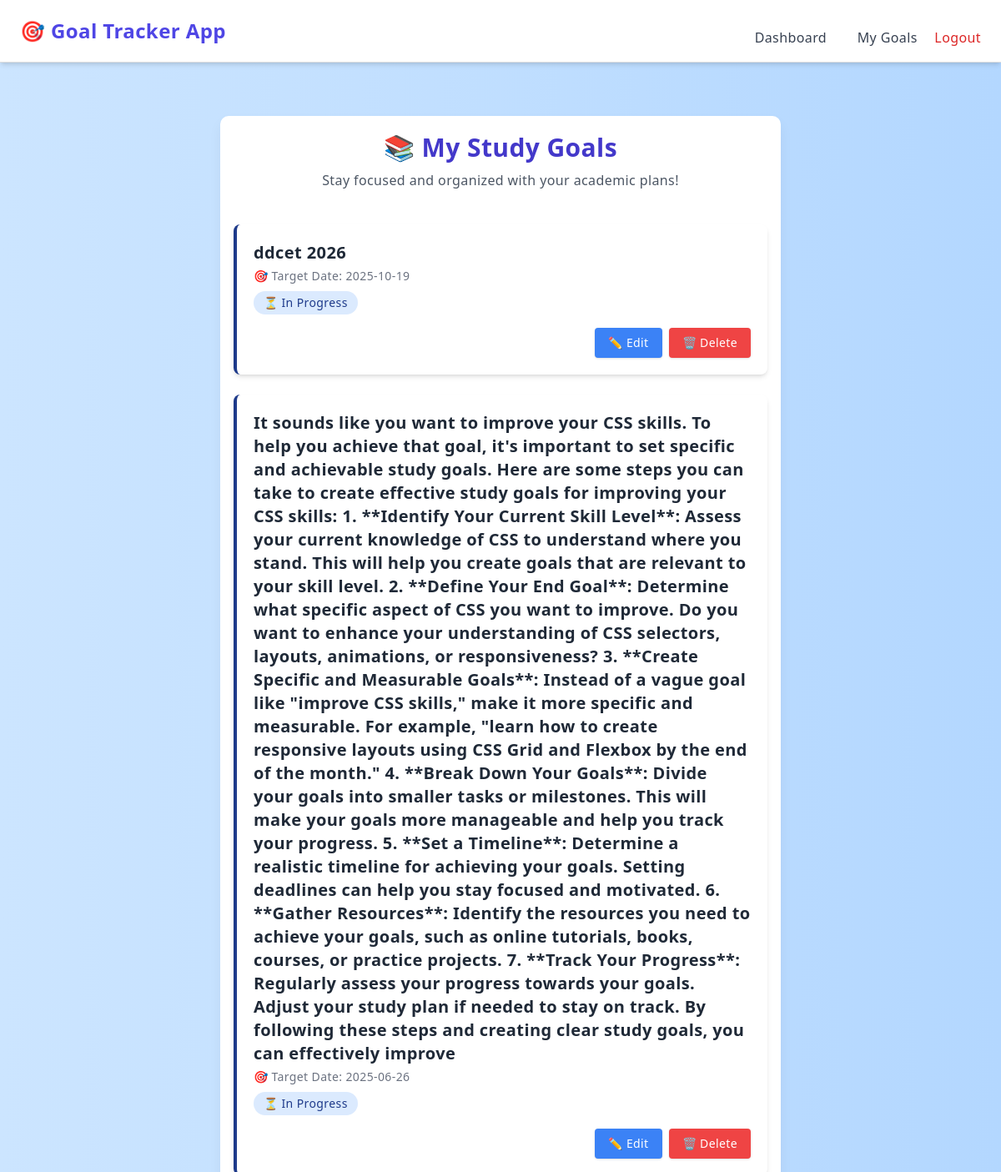
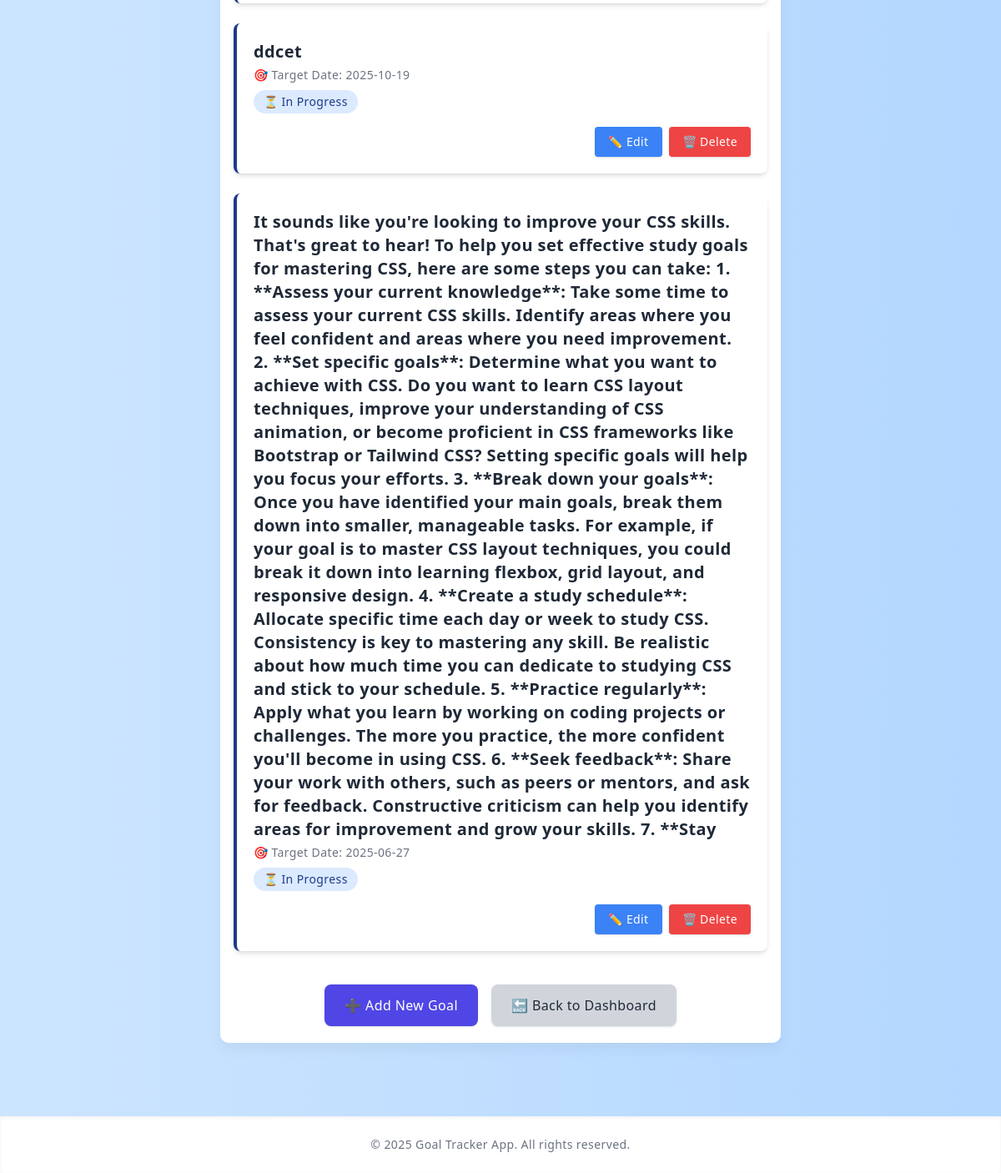
Page /goals (signed in) on the committed database (2 pictures, top to bottom).
### models.py (models this page shows, shortened)
class BaseModel(Model):
    class Meta:
        database = db

class StudyGoal(BaseModel):
    user = ForeignKeyField(User, backref='goals')
    title = CharField()
    description = TextField(null=True)
    target_date = DateField()
    created_date = DateTimeField(default=datetime.datetime.now)
    completed = BooleanField(default=False)

### app.py (the view)
@app.route('/goals')
def view_goals():
    user = get_current_user()
    if not user:
        flash('Please log in to view your goals.', 'warning')
        return redirect(url_for('login'))
    goals = StudyGoal.select().where(StudyGoal.user == user)
    return render_template('goals.html', goals=goals, user=user)

### app.py (called while the page is built)
@app.before_request
def before_request():
    db.connect()

@app.after_request
def after_request(response):
    if not db.is_closed():
        db.close()
    return response

def get_current_user():
    user_id = session.get('user_id')
    return User.get_or_none(User.id == user_id)

### templates/goals.html (shortened to what this page needs)
{% extends "base.html" %}
{% block content %}
<div class="container mx-auto mt-10 px-4 max-w-2xl">
    <div class="text-center mb-10">
        <h2 class="text-3xl font-bold text-indigo-700">📚 My Study Goals</h2>
        <p class="text-gray-600 mt-2">Stay focused and organized with your academic plans!</p>
    </div>
    {% if goals %}
        {% for goal in goals %}
        <div class="bg-white border-l-4 shadow-md rounded-lg p-5 mb-6
            {% if goal.completed %}border-green-500{% else %}border-blue-900{% endif %}">
            <div class="flex flex-col justify-between">
                <div>
                    <h3 class="text-xl font-semibold text-gray-800">{{ goal.title }}</h3>
                    <p class="text-sm text-gray-500 mt-1">🎯 Target Date: {{ goal.target_date }}</p>
                    <div class="mt-2">
                        {% if goal.completed %}
                            <span class="inline-block px-3 py-1 bg-green-100 text-green-700 text-sm rounded-full">
                                ✅ Completed
                            </span>
                        {% else %}
                            <span class="inline-block px-3 py-1 bg-blue-100 text-blue-900 text-sm rounded-full">
                                ⏳ In Progress
                            </span>
                        {% endif %}
                    </div>
                </div>
                <div class="flex justify-end gap-2 mt-4">
                    <a href="{{ url_for('edit_goal', goal_id=goal.id) }}"
                       class="px-4 py-2 bg-blue-500 hover:bg-blue-600 text-white rounded shadow text-sm">
                        ✏️ Edit
                    </a>
                    <form action="{{ url_for('delete_goal', goal_id=goal.id) }}" method="POST"
                          onsubmit="return confirm('Are you sure you want to delete this goal?');">
                        <button type="submit"
                                class="px-4 py-2 bg-red-500 hover:bg-red-600 text-white rounded shadow text-sm">
                            🗑️ Delete
                        </button>
                    </form>
                </div>
            </div>
        </div>
        {% endfor %}
    {% else %}
    <div class="text-center mt-10">
        <p class="text-lg text-gray-600">You haven’t added any goals yet. Let’s get started! 🚀</p>
    </div>
    {% endif %}
    <div class="flex justify-center mt-10 gap-4">
        <a href="{{ url_for('add_goal') }}"
           class="px-6 py-3 bg-indigo-600 hover:bg-indigo-700 text-white rounded-lg shadow">
            ➕ Add New Goal
        </a>
        <a href="{{ url_for('dashboard') }}"
           class="px-6 py-3 bg-gray-300 hover:bg-gray-400 text-gray-800 rounded-lg shadow">
            🔙 Back to Dashboard
        </a>
    </div>
</div>
{% endblock %}

### templates/base.html (shortened to what this page needs)
<!DOCTYPE html>
<html lang="en">
<head>
    <script src="https://cdn.tailwindcss.com"></script>
    <link href="https://cdn.jsdelivr.net/npm/bootstrap-icons@1.10.5/font/bootstrap-icons.css" rel="stylesheet">
    <link rel="stylesheet" href="{{ url_for('static', filename='css/style.css') }}">
</head>
<body class="bg-gray-100 font-sans leading-relaxed tracking-wide flex flex-col min-h-screen">
    <header class="bg-white shadow-md py-4 px-6 flex justify-between items-center">
        <h1 class="text-2xl font-bold text-indigo-600">🎯 Goal Tracker App</h1>
        <nav class="space-x-4">
            {% if session.get('user_id') %}
                <a href="{{ url_for('dashboard') }}" class="text-gray-700 hover:text-indigo-600 font-medium">Dashboard</a>
                <a href="{{ url_for('view_goals') }}" class="text-gray-700 hover:text-indigo-600 font-medium">My Goals</a>
                <a href="{{ url_for('logout') }}" class="text-red-600 hover:underline font-medium">Logout</a>
            {% else %}
                <a href="{{ url_for('login') }}" class="text-gray-700 hover:text-indigo-600 font-medium">Login</a>
                <a href="{{ url_for('register') }}" class="text-gray-700 hover:text-indigo-600 font-medium">Register</a>
            {% endif %}
        </nav>
    </header>
    <main class="flex-grow max-w-4xl mx-auto mt-6 px-4">
        {% block content %}{% endblock %}
    </main>
    <footer class="py-6 text-center text-gray-500 text-sm bg-white shadow-inner">
        &copy; 2025 Goal Tracker App. All rights reserved.
    </footer>
</body>
</html>

### static/css/style.css (style rules this page uses)
* { margin: 0; padding: 0; box-sizing: border-box; }
body { font-family: 'Segoe UI', Tahoma, Geneva, Verdana, sans-serif; background-color: #f0f2f5; color: #333; line-height: 1.6; }
.container { max-width: 900px; margin: 2rem auto; padding: 2rem; background-color: #ffffff; border-radius: 10px; box-shadow: 0 8px 16px rgba(0, 0, 0, 0.05); }
header { background-color: #ffffff; padding: 1rem 2rem; border-bottom: 1px solid #ddd; box-shadow: 0 2px 4px rgba(0, 0, 0, 0.04); }
header h1 { font-size: 1.8rem; color: #2c3e50; }
nav { margin-top: 1rem; }
nav a { margin-right: 1rem; color: #3498db; text-decoration: none; font-weight: 600; }
button, a.button { display: inline-block; background-color: #3498db; color: white; padding: 0.6rem 1.2rem; font-size: 1rem; border: none; border-radius: 6px; cursor: pointer; text-decoration: none; transition: background-color 0.2s ease, transform 0.1s ease; }
footer { margin-top: 3rem; padding: 1rem; text-align: center; font-size: 0.9rem; color: #777; }
.mt-10 { margin-top: 2.5rem; }
.shadow { box-shadow: 0 4px 12px rgba(0, 0, 0, 0.08); }
.rounded { border-radius: 8px; }
.bg-white { background-color: white; }
body { font-family: 'Segoe UI', Tahoma, sans-serif; background-color: #f0f2f5; color: #333; margin: 0; padding: 0; }
.container { max-width: 960px; margin: 40px auto; padding: 20px; }
body { font-family: 'Segoe UI', Tahoma, Geneva, Verdana, sans-serif; background: linear-gradient(to right, #cce5ff, #b3d7ff); }

### rows in the picture
StudyGoal: title "ddcet 2026", target_date "2025-10-19", completed "⏳ In Progress"
StudyGoal: title "It sounds like you want to improve your CSS skills. To help you achieve that goal, it's important to set specific and achievable study goals. Here are some steps you can take to create effective study goals for improving your CSS skills: 1. **Identify Your Current Skill Level**: Assess your current knowledge of CSS to understand where you stand. This will help you create goals that are relevant to your skill level. 2. **Define Your End Goal**: Determine what specific aspect of CSS you want to improve. Do you want to enhance your understanding of CSS selectors, layouts, animations, or responsiveness? 3. **Create Specific and Measurable Goals**: Instead of a vague goal like \"improve CSS…", target_date "2025-06-26", completed "⏳ In Progress"
StudyGoal: title "ddcet", target_date "2025-10-19", completed "⏳ In Progress"
StudyGoal: title "It sounds like you're looking to improve your CSS skills. That's great to hear! To help you set effective study goals for mastering CSS, here are some steps you can take: 1. **Assess your current knowledge**: Take some time to assess your current CSS skills. Identify areas where you feel confident and areas where you need improvement. 2. **Set specific goals**: Determine what you want to achieve with CSS. Do you want to learn CSS layout techniques, improve your understanding of CSS animation, or become proficient in CSS frameworks like Bootstrap or Tailwind CSS? Setting specific goals will help you focus your efforts. 3. **Break down your goals**: Once you have identified your main goals,…", target_date "2025-06-27", completed "⏳ In Progress"
